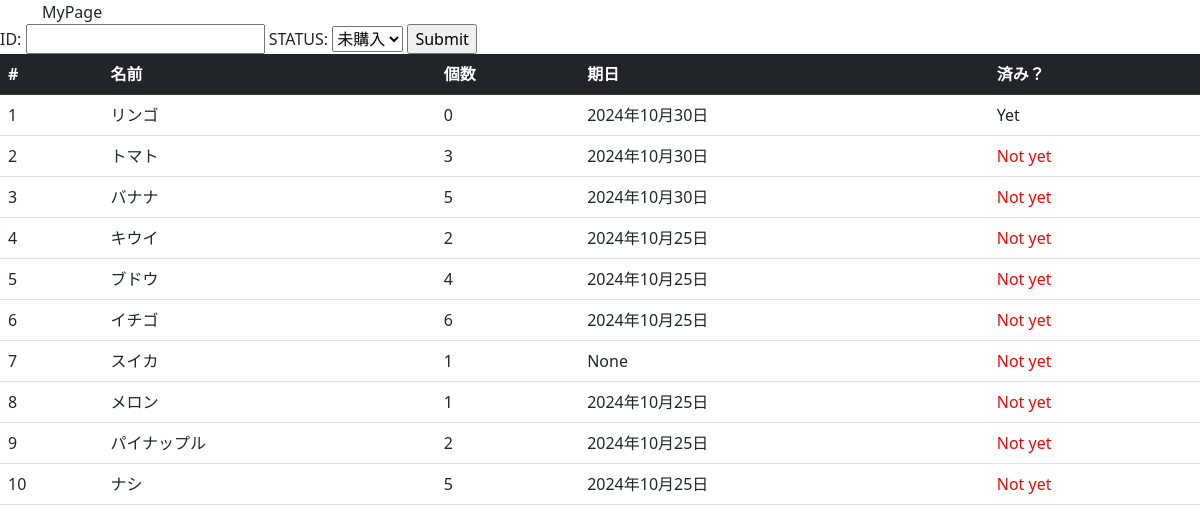
Screenshot of /shoppinglist/list/ with the database file from the repository.
### shoppinglist/models.py (models this page shows, shortened)
class Item(models.Model):
    name = models.CharField(max_length=100)
    item_url = models.URLField(blank=True,null=True)
    count = models.PositiveIntegerField(default=0)
    buy_date= models.DateField(blank=True,null=True)
    shop = models.ForeignKey(Shop,blank=True,null=True,
                             verbose_name="shop",on_delete=models.PROTECT)
    buy = models.BooleanField(default=False)

### shoppinglist/views.py (the view, shortened to what this page needs)
# urls.py: path("list/",ItemList.as_view(),name="list"),
class ItemList(ListView):
    model = Item
    def get_context_data(self, **kwargs):
        context = super().get_context_data(**kwargs)
        context["form"] = ItemBuy()
        return context

### shoppinglist/forms.py
class ItemBuy(forms.Form):
    status = (
        (0, "未購入"),
        (1, "購入済")
    )
    item_id = forms.IntegerField(label="ID")
    item_status = forms.ChoiceField(label="STATUS",widget=forms.Select,choices=status)

### shoppinglist/templates/shoppinglist/item_list.html (shortened to what this page needs)
{% extends "base.html" %}
{% block main %}
<form action="{% url "shoppinglist:list"%}" method="post">
    {{ form }}
    <input type="submit"/>
</form>
<table class="table">
    <thead class="table-dark">
        <tr>
            <th>#</th>
            <th>名前</th>
            <th>個数</th>
            <th>期日</th>
            <th>済み？</th>
        </tr>
    </thead>
    <tbody>
    {% for item in object_list %}
        <tr>
            <td score="row">{{ item.id }}</td>
            <td>{{ item.name }}</td>
            <td>{{ item.count }}</td>
            <td>{{ item.buy_date }}</td>
            <td>{% if item.buy == False %} <font color="red">Not yet</font> {% endif %}
                {% if item.buy == True %} Yet {% endif %}</td>
        </tr>
    {% endfor %}
    </tbody>
</table>
{% endblock %}

### templates/base.html (shortened to what this page needs)
{% load static %}
<!doctype html>
<html lang="ja">
<head>
    <link rel="stylesheet" href="{% static "/bootstrap/css/bootstrap.min.css" %}">
</head>
<body>
    <div class="container">
    <nav class="nav">
        <div class="navbar-brand">MyPage</div>
    </nav>
    </div>
    {% block main %}{% endblock %}
</body>
</html>

### rows the page displays
Item: id "1", name "リンゴ", count "0", buy_date "2024年10月30日", buy "Yet"
Item: id "2", name "トマト", count "3", buy_date "2024年10月30日", buy "Not yet"
Item: id "3", name "バナナ", count "5", buy_date "2024年10月30日", buy "Not yet"
Item: id "4", name "キウイ", count "2", buy_date "2024年10月25日", buy "Not yet"
Item: id "5", name "ブドウ", count "4", buy_date "2024年10月25日", buy "Not yet"
Item: id "6", name "イチゴ", count "6", buy_date "2024年10月25日", buy "Not yet"
Item: id "7", name "スイカ", count "1", buy_date "None", buy "Not yet"
Item: id "8", name "メロン", count "1", buy_date "2024年10月25日", buy "Not yet"
Item: id "9", name "パイナップル", count "2", buy_date "2024年10月25日", buy "Not yet"
Item: id "10", name "ナシ", count "5", buy_date "2024年10月25日", buy "Not yet"
